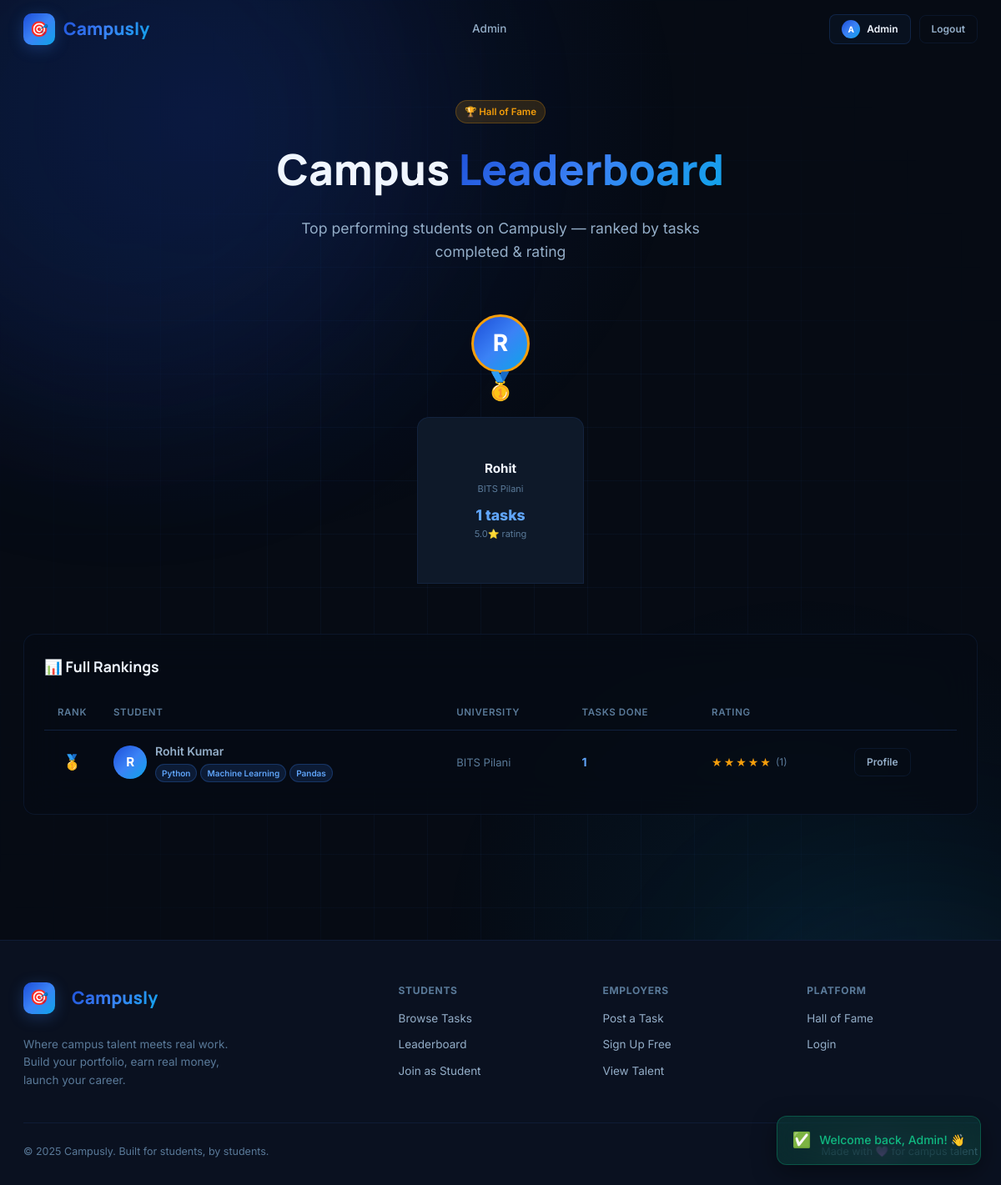
/leaderboard.php (signed in), run on the app's committed database.
### tables this page shows
CREATE TABLE users (
  id                      INT AUTO_INCREMENT PRIMARY KEY,
  name                    VARCHAR(100)  NOT NULL,
  email                   VARCHAR(150)  NOT NULL UNIQUE,
  password                VARCHAR(255)  NOT NULL,
  role                    ENUM('candidate','employer','admin') DEFAULT 'candidate',
  university              VARCHAR(250),
  company_name            VARCHAR(150),
  bio                     TEXT,
  location                VARCHAR(100),
  skills                  VARCHAR(800),
  github                  VARCHAR(300),
  linkedin                VARCHAR(300),
  portfolio               VARCHAR(300),
  avatar                  VARCHAR(300)  DEFAULT NULL,
  is_banned               TINYINT(1)    DEFAULT 0,
  created_at              TIMESTAMP     DEFAULT CURRENT_TIMESTAMP
);

### leaderboard.php (the view, shortened to what this page needs)
<?php
include 'db.php';
$students = mysqli_query($conn,
  "SELECT u.id, u.name, u.university, u.skills, u.bio,
    COUNT(DISTINCT a.task_id) as tasks_done,
    COALESCE(AVG(r.rating),0) as avg_rating,
    COUNT(DISTINCT r.id) as review_count
   FROM users u
   LEFT JOIN applications a ON a.candidate_id=u.id AND a.status='completed'
   LEFT JOIN reviews r ON r.reviewee_id=u.id
   WHERE u.role='candidate' AND (u.is_banned IS NULL OR u.is_banned=0)
   GROUP BY u.id
   HAVING tasks_done > 0 OR review_count > 0
   ORDER BY tasks_done DESC, avg_rating DESC
   LIMIT 50");
include 'includes/head.php';
include 'includes/navbar.php';
?>
<div class="wrap">
  <div class="page-hero">
    <div class="tag tag-a" style="margin-bottom:14px">🏆 Hall of Fame</div>
    <h1>Campus <span style="background:var(--grad-brand);-webkit-background-clip:text;-webkit-text-fill-color:transparent">Leaderboard</span></h1>
    <p>Top performing students on Campusly — ranked by tasks completed &amp; rating</p>
  </div>
  <div class="ctr" style="padding-bottom:70px">
    <?php
    $all = [];
    while($s=$students->fetch_assoc()) $all[] = $s;
    $total = count($all);
    ?>
    <?php if($total===0): ?>
      <div style="text-align:center;padding:80px;color:var(--t3)">
        <div style="font-size:4rem;margin-bottom:16px">🏆</div>
        <h3 style="font-family:var(--fh);margin-bottom:8px">Leaderboard starts here!</h3>
        <p>Be the first to complete tasks and earn your spot</p>
        <a href="browse_tasks.php" class="btn btn-brand" style="margin-top:20px">Browse Tasks →</a>
      </div>
    <?php else: ?>
    <?php if($total>=1): ?>
    <div style="display:flex;justify-content:center;align-items:flex-end;gap:16px;margin-bottom:60px;flex-wrap:wrap">
      <?php
      $podium_order = [];
      $podium_order[] = [0,$all[0],'gold','🥇','200px'];
      foreach($podium_order as [$idx,$s,$rank_cls,$medal,$h]): ?>
      <div style="text-align:center;width:200px">
        <div style="margin-bottom:12px">
          <div class="avatar" style="width:70px;height:70px;font-size:28px;margin:0 auto;border:3px solid <?= $rank_cls==='gold'?'var(--amber)':($rank_cls==='silver'?'#94a3b8':'#cd7f32') ?>">
            <?= strtoupper(substr($s['name'],0,1)) ?>
          </div>
          <div style="font-size:2rem;margin-top:-10px"><?= $medal ?></div>
        </div>
        <div style="background:var(--ink3);border:1px solid var(--border);border-radius:14px 14px 0 0;padding:16px 12px;height:<?= $h ?>;display:flex;flex-direction:column;justify-content:center;align-items:center">
          <div style="font-weight:700;font-size:.95rem;margin-bottom:4px"><?= htmlspecialchars(explode(' ',$s['name'])[0]) ?></div>
          <div style="color:var(--t3);font-size:11px;margin-bottom:8px"><?= htmlspecialchars(substr($s['university']??'',0,25)) ?></div>
          <div style="color:var(--blue2);font-weight:800;font-size:1.1rem"><?= $s['tasks_done'] ?> tasks</div>
          <div style="color:var(--t3);font-size:11px"><?= number_format($s['avg_rating'],1) ?>⭐ rating</div>
        </div>
      </div>
      <?php endforeach; ?>
    </div>
    <?php endif; ?>
    <div class="glass-dark" style="padding:24px;border-radius:var(--r)">
      <h3 style="font-family:var(--fh);font-weight:700;margin-bottom:20px;font-size:1.1rem">📊 Full Rankings</h3>
      <div style="overflow-x:auto">
        <table class="tbl">
          <thead>
            <tr>
              <th style="width:50px">Rank</th>
              <th>Student</th>
              <th>University</th>
              <th>Tasks Done</th>
              <th>Rating</th>
              <th></th>
            </tr>
          </thead>
          <tbody>
            <?php foreach($all as $i=>$s):
              $rank = $i+1;
              $medal = $rank===1?'🥇':($rank===2?'🥈':($rank===3?'🥉':'#'.$rank));
            ?>
            <tr>
              <td style="font-weight:700;font-size:1.1rem;text-align:center"><?= $medal ?></td>
              <td>
                <div style="display:flex;align-items:center;gap:10px">
                  <div class="avatar"><?= strtoupper(substr($s['name'],0,1)) ?></div>
                  <div>
                    <div style="font-weight:600"><?= htmlspecialchars($s['name']) ?></div>
                    <?php if($s['skills']): ?>
                      <div style="display:flex;gap:4px;flex-wrap:wrap;margin-top:3px">
                        <?php foreach(array_slice(explode(',',$s['skills']),0,3) as $sk): ?>
                          <span class="tag tag-v" style="font-size:10px;padding:2px 7px"><?= htmlspecialchars(trim($sk)) ?></span>
                        <?php endforeach; ?>
                      </div>
                    <?php endif; ?>
                  </div>
                </div>
              </td>
              <td style="color:var(--t3);font-size:13px"><?= htmlspecialchars($s['university']??'—') ?></td>
              <td style="font-weight:700;color:var(--blue2)"><?= $s['tasks_done'] ?></td>
              <td>
                <div style="display:flex;align-items:center;gap:6px">
                  <div class="stars">
                    <?php for($j=1;$j<=5;$j++): ?>
                      <span class="star <?= $j<=$s['avg_rating']?'on':'off' ?>">★</span>
                    <?php endfor; ?>
                  </div>
                  <span style="color:var(--t3);font-size:12px">(<?= $s['review_count'] ?>)</span>
                </div>
              </td>
              <td><a href="view_student_profile.php?id=<?= $s['id'] ?>" class="btn btn-ghost btn-sm">Profile</a></td>
            </tr>
            <?php endforeach; ?>
          </tbody>
        </table>
      </div>
    </div>
    <?php endif; ?>
  </div>
</div>
<?php include 'includes/footer.php'; ?>

### style.css (style rules this page uses)
:root { --ink:#060b14; --ink2:#0a1120; --ink3:#0e1929; --ink4:#132035; --surface:rgba(59,130,246,0.05); --surface2:rgba(59,130,246,0.1); --border:rgba(59,130,246,0.1); --border2:rgba(59,130,246,0.18); --blue:#3b82f6; --blue2:#60a5fa; --blue-dark:#1d4ed8; --blue-glow:rgba(59,130,246,0.28); --indigo:#6366f1; --indigo2:#818cf8; --indigo-glow:rgba(99,102,241,0.25); --sky:#0ea5e9; --sky-glow:rgba(14,165,233,0.2); --violet:#3b82f6; --violet2:#60a5fa; --violet-glow:rgba(59,130,246,0.28); --rose:#f43f7a; --rose-glow:rgba(244,63,122,0.2); --amber:#f59e0b; --amber-glow:rgba(245,158,11,0.2); --cyan:#0ea5e9; --cyan-glow:rgba(14,165,233,0.18); --emerald:#10b981; --emerald-glow:rgba(16,185,129,0.2); --grad-brand:linear-gradient(135deg,#1d4ed8 0%,#3b82f6 50%,#0ea5e9 100%); --grad-cool:linear-gradient(135deg,#1d4ed8,#0ea5e9); --grad-warm:linear-gradient(135deg,#3b82f6,#6366f1); --t1:#f0f6ff; --t2:#94aec8; --t3:#5a7a99; --t4:#2e4a66; --r:14px; --rs:8px; --rl:20px; --tr:all 0.22s cubic-bezier(.4,0,.2,1); --fh:'Manrope',sans-serif; --fb:'Inter',sans-serif; }
* { box-sizing:border-box;margin:0;padding:0 }
html { scroll-behavior:smooth }
body { font-family:var(--fb);background:var(--ink);color:var(--t1);min-height:100vh;overflow-x:hidden;line-height:1.6 }
a { text-decoration:none;color:inherit }
.wrap { position:relative;z-index:1 }
.ctr { max-width:1240px;margin:0 auto;padding:0 28px }
.glass-dark { background:rgba(6,11,20,0.75);backdrop-filter:blur(24px);border:1px solid var(--border) }
.btn { display:inline-flex;align-items:center;justify-content:center;gap:8px;padding:10px 20px;border-radius:var(--rs);font-family:var(--fb);font-size:13.5px;font-weight:600;cursor:pointer;transition:var(--tr);border:none;white-space:nowrap }
.btn-ghost { background:transparent;color:var(--t2);border:1px solid var(--border) }
.btn-sm { padding:6px 14px;font-size:12px }
.tag { display:inline-flex;align-items:center;gap:4px;padding:4px 10px;border-radius:20px;font-size:11.5px;font-weight:600 }
.tag-v { background:rgba(59,130,246,0.15);color:var(--blue2);border:1px solid rgba(59,130,246,0.25) }
.tag-a { background:rgba(245,158,11,0.15);color:var(--amber);border:1px solid rgba(245,158,11,0.25) }
.stars { display:inline-flex;gap:2px }
.star { font-size:14px }
.star.on { color:var(--amber) }
.avatar { width:40px;height:40px;border-radius:50%;background:var(--grad-brand);display:flex;align-items:center;justify-content:center;font-weight:700;font-size:15px;color:#fff;flex-shrink:0 }
.page-hero { padding:120px 0 60px;text-align:center }
.page-hero h1 { font-family:var(--fh);font-size:clamp(2rem,5vw,3.2rem);font-weight:800;margin-bottom:16px }
.page-hero p { color:var(--t2);font-size:1.1rem;max-width:560px;margin:0 auto }
.tbl { width:100%;border-collapse:collapse;font-size:14px }
.tbl th { padding:12px 16px;text-align:left;font-size:11.5px;font-weight:600;color:var(--t3);text-transform:uppercase;letter-spacing:.6px;border-bottom:1px solid var(--border) }
.tbl td { padding:14px 16px;border-bottom:1px solid var(--border);color:var(--t2) }
.tbl tr:last-child td { border-bottom:none }

### data on the page
users: name "R", medal "🥇", name "Rohit", university "BITS Pilani", tasks_done "1", avg_rating "5.0", name "Rohit Kumar", skills "Python", skills "Machine Learning", skills "Pandas", review_count "1"

### other printed values
substr($user_name,0,1) "A"
explode(' ',$user_name)[0] "Admin"
